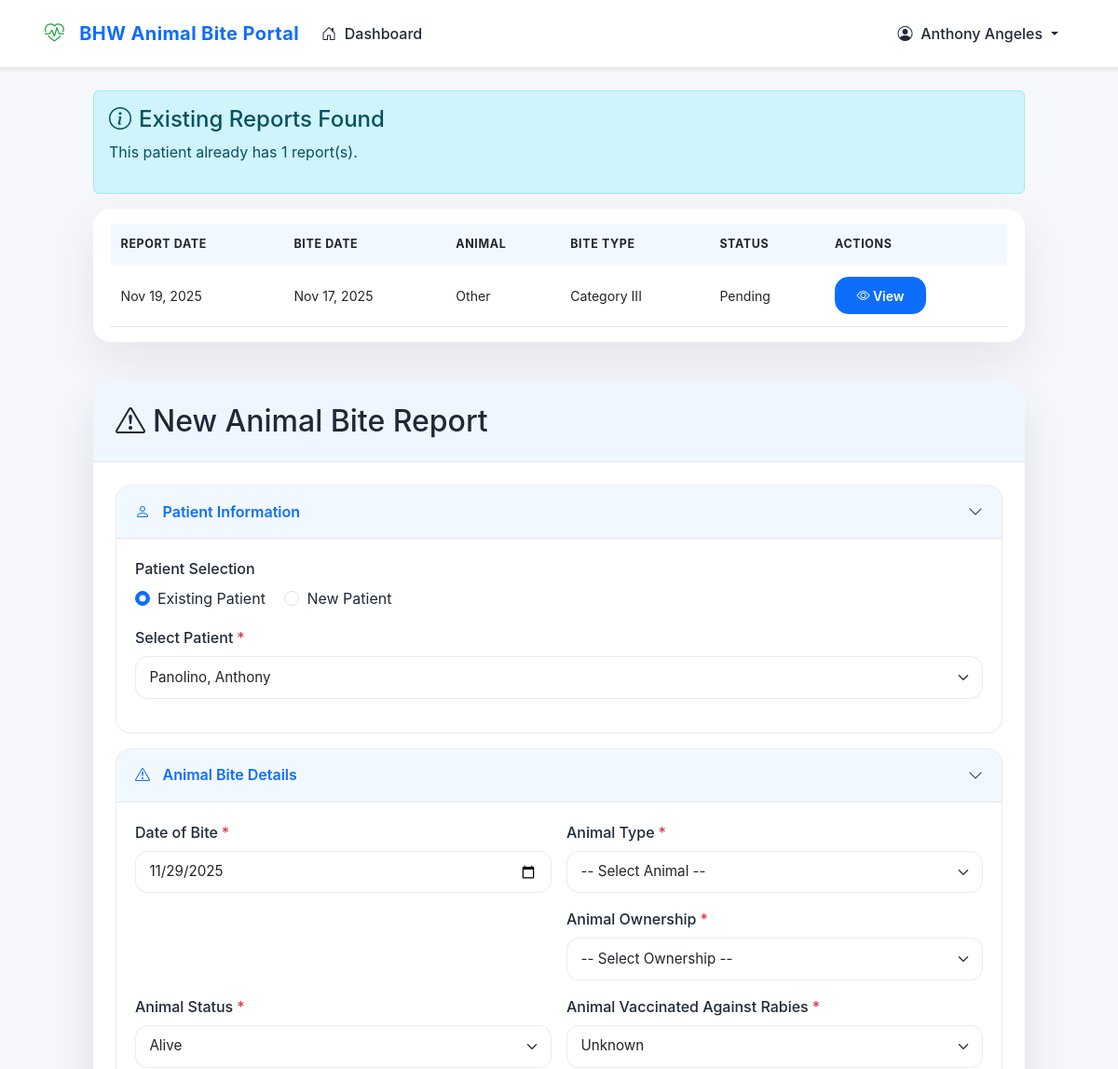
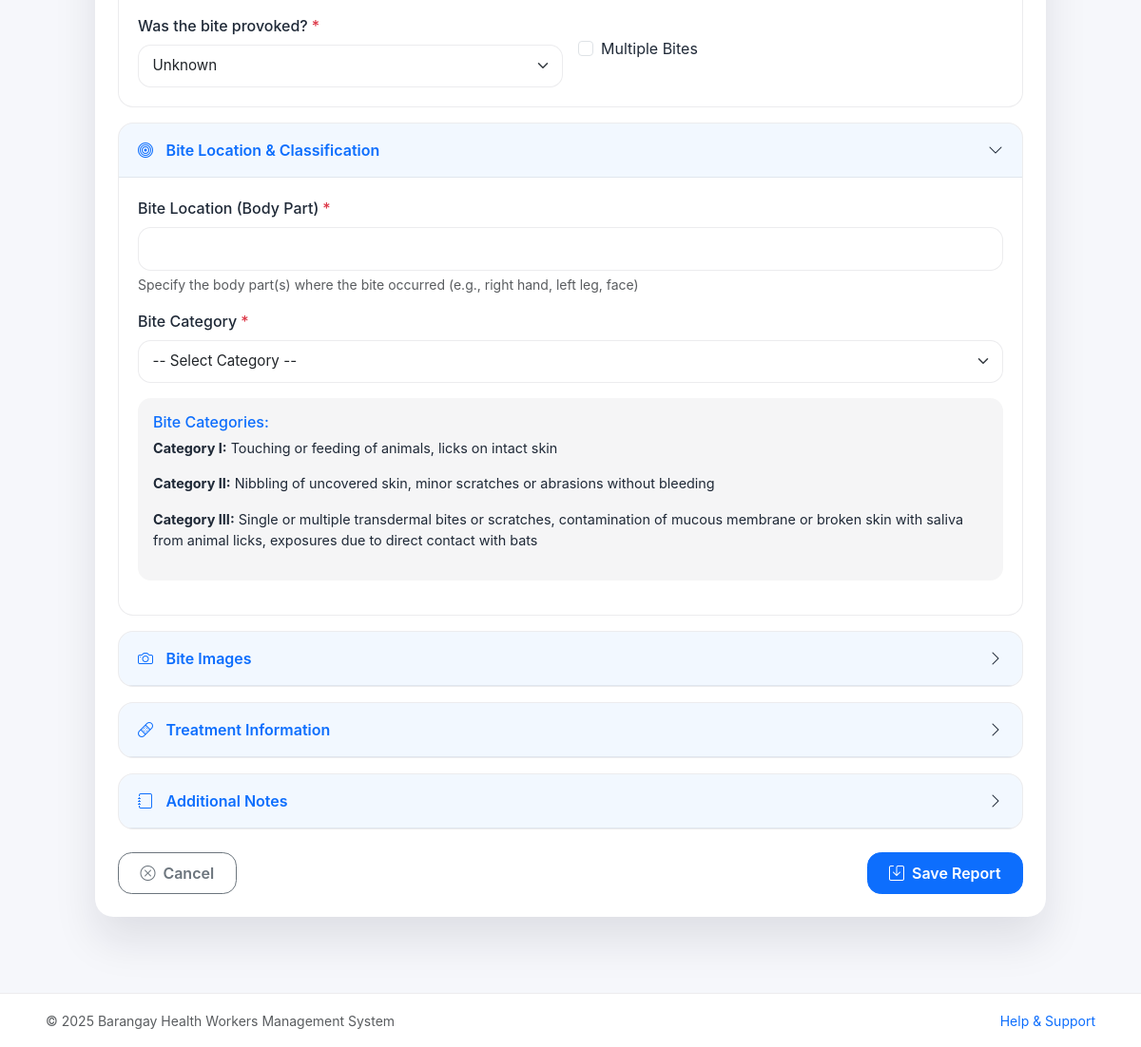
The page /src/staff/new_report.php?patient_id=103 (signed in) on the database its author committed (2 pictures, top to bottom).
### tables this page shows
CREATE TABLE `staff` (
  `staffId` int(11) NOT NULL,
  `firstName` varchar(24) DEFAULT NULL,
  `lastName` varchar(30) DEFAULT NULL,
  `birthDate` date DEFAULT NULL,
  `address` varchar(255) DEFAULT NULL,
  `contactNumber` varchar(20) DEFAULT NULL,
  `email` varchar(255) DEFAULT NULL,
  `password` varchar(255) DEFAULT NULL
);

CREATE TABLE `reports` (
  `reportId` int(11) NOT NULL,
  `patientId` int(11) DEFAULT NULL,
  `staffId` int(11) DEFAULT NULL,
  `biteDate` date NOT NULL,
  `reportDate` timestamp NOT NULL DEFAULT current_timestamp(),
  `animalType` enum('Dog','Cat','Rat','Monkey','Bat','Other') NOT NULL,
  `animalOtherType` varchar(50) DEFAULT NULL,
  `animalOwnership` enum('Stray','Owned by patient','Owned by neighbor','Owned by unknown person','Unknown') NOT NULL,
  `ownerName` varchar(100) DEFAULT NULL,
  `ownerContact` varchar(20) DEFAULT NULL,
  `animalStatus` enum('Alive','Dead','Unknown') NOT NULL DEFAULT 'Unknown',
  `animalVaccinated` enum('Yes','No','Unknown') NOT NULL DEFAULT 'Unknown',
  `biteLocation` varchar(255) NOT NULL,
  `biteType` enum('Category I','Category II','Category III') NOT NULL,
  `multipleBites` tinyint(1) NOT NULL DEFAULT 0,
  `provoked` enum('Yes','No','Unknown') NOT NULL DEFAULT 'Unknown',
  `washWithSoap` tinyint(1) NOT NULL DEFAULT 0,
  `rabiesVaccine` tinyint(1) NOT NULL DEFAULT 0,
  `rabiesVaccineDate` date DEFAULT NULL,
  `antiTetanus` tinyint(1) NOT NULL DEFAULT 0,
  `antiTetanusDate` date DEFAULT NULL,
  `antibiotics` tinyint(1) NOT NULL DEFAULT 0,
  `antibioticsDetails` varchar(255) DEFAULT NULL,
  `referredToHospital` tinyint(1) NOT NULL DEFAULT 0,
  `hospitalName` varchar(255) DEFAULT NULL,
  `followUpDate` date DEFAULT NULL,
  `notes` text DEFAULT NULL,
  `status` enum('pending','in_progress','completed','referred') NOT NULL DEFAULT 'pending',
  `updated_at` timestamp NOT NULL DEFAULT current_timestamp() ON UPDATE current_timestamp()
);

### src/staff/new_report.php (the view, shortened to what this page needs)
<?php
require_once '../conn/conn.php';
try {
    $stmt = $pdo->prepare("SELECT firstName, lastName FROM staff WHERE staffId = ?");
    $stmt->execute([$_SESSION['staffId']]);
    $staff = $stmt->fetch(PDO::FETCH_ASSOC);
} catch (PDOException $e) {
    $staff = ['firstName' => 'User', 'lastName' => ''];
}
try {
    $patientsStmt = $pdo->query("SELECT patientId, firstName, lastName FROM patients ORDER BY lastName, firstName");
    $patients = $patientsStmt->fetchAll(PDO::FETCH_ASSOC);
} catch (PDOException $e) {
    $patients = [];
}
$existingReports = [];
$showForm = true;
if (isset($_GET['patient_id'])) {
    $selectedPatientId = $_GET['patient_id'];
    try {
        $reportsStmt = $pdo->prepare("
            SELECT r.*, p.firstName, p.lastName, p.contactNumber, p.barangay
            FROM reports r
            JOIN patients p ON r.patientId = p.patientId
            WHERE r.patientId = ?
            ORDER BY r.reportDate DESC
        ");
        $reportsStmt->execute([$selectedPatientId]);
        $existingReports = $reportsStmt->fetchAll(PDO::FETCH_ASSOC);
    } catch (PDOException $e) {
        $existingReports = [];
    }
}
$formSubmitted = false;
$formSuccess = false;
?>
<!DOCTYPE html>
<html lang="en">
<head>
  <link href="https://cdn.jsdelivr.net/npm/bootstrap@5.3.0/dist/css/bootstrap.min.css" rel="stylesheet">
  <link rel="stylesheet" href="https://cdn.jsdelivr.net/npm/bootstrap-icons@1.11.1/font/bootstrap-icons.css">
</head>
<body>
  <?php $activePage = 'reports'; include 'navbar.php'; ?>
  <div class="form-container">
    <?php if (!empty($existingReports)): ?>
    <div class="alert alert-info">
        <h4 class="alert-heading"><i class="bi bi-info-circle me-2"></i>Existing Reports Found</h4>
        <p>This patient already has <?php echo count($existingReports); ?> report(s).</p>
    </div>
    <div class="table-card">
        <div class="table-responsive">
            <table class="table table-hover">
                <thead>
                    <tr>
                        <th>Report Date</th>
                        <th>Bite Date</th>
                        <th>Animal</th>
                        <th>Bite Type</th>
                        <th>Status</th>
                        <th>Actions</th>
                    </tr>
                </thead>
                <tbody>
                    <?php foreach ($existingReports as $report): ?>
                    <tr>
                        <td><?php echo date('M d, Y', strtotime($report['reportDate'])); ?></td>
                        <td><?php echo date('M d, Y', strtotime($report['biteDate'])); ?></td>
                        <td><?php echo htmlspecialchars($report['animalType']); ?></td>
                        <td>
                            <span class="status-badge <?php
                                switch($report['biteType']) {
                                    case 'Category III': echo 'bite-category-3'; break;
                                }
                            ?>">
                                <?php echo $report['biteType']; ?>
                            </span>
                        </td>
                        <td>
                            <span class="status-badge <?php
                                switch($report['status']) {
                                    case 'pending': echo 'status-pending'; break;
                                }
                            ?>">
                                <?php echo ucfirst(str_replace('_', ' ', $report['status'])); ?>
                            </span>
                        </td>
                        <td>
                            <a href="view_report.php?id=<?php echo $report['reportId']; ?>" class="btn btn-sm btn-primary">
                                <i class="bi bi-eye"></i> View
                            </a>
                        </td>
                    </tr>
                    <?php endforeach; ?>
                </tbody>
            </table>
        </div>
    </div>
    <?php endif; ?>
    <?php if ($showForm): ?>
    <div class="form-container">
        <?php if (!$formSubmitted || !$formSuccess): ?>
        <div class="form-card">
          <div class="form-header">
            <h2 class="mb-0"><i class="bi bi-exclamation-triangle me-2"></i>New Animal Bite Report</h2>
          </div>
          <div class="form-body">
            <form method="POST" action="new_report.php" enctype="multipart/form-data">
              <div class="form-section">
                <div class="section-header" data-bs-toggle="collapse" data-bs-target="#patientSection" aria-expanded="true">
                  <h3><i class="bi bi-person"></i> Patient Information</h3>
                  <i class="bi bi-chevron-down"></i>
                </div>
                <div class="section-content collapse show" id="patientSection">
                <div class="mb-3">
                  <label class="form-label d-block">Patient Selection</label>
                  <div class="form-check form-check-inline">
                    <input class="form-check-input" type="radio" name="patient_option" id="existingPatient" value="existing" checked>
                    <label class="form-check-label" for="existingPatient">Existing Patient</label>
                  </div>
                  <div class="form-check form-check-inline">
                    <input class="form-check-input" type="radio" name="patient_option" id="newPatient" value="new">
                    <label class="form-check-label" for="newPatient">New Patient</label>
                  </div>
                </div>
                <div id="existingPatientSection" class="mb-3">
                  <label for="patient_id" class="form-label required-field">Select Patient</label>
                  <select class="form-select" id="patient_id" name="patient_id" required>
                    <?php foreach ($patients as $patient): ?>
                    <option value="<?php echo $patient['patientId']; ?>">
                      <?php echo htmlspecialchars($patient['lastName'] . ', ' . $patient['firstName']); ?>
                    </option>
                    <?php endforeach; ?>
                  </select>
                </div>
                </div>
              </div>
              <div class="form-section">
                <div class="section-header" data-bs-toggle="collapse" data-bs-target="#biteDetailsSection" aria-expanded="true">
                  <h3><i class="bi bi-exclamation-triangle"></i> Animal Bite Details</h3>
                  <i class="bi bi-chevron-down"></i>
                </div>
                <div class="section-content collapse show" id="biteDetailsSection">
                <div class="row g-3">
                  <div class="col-md-6">
                    <label for="bite_date" class="form-label required-field">Date of Bite</label>
                    <input type="date" class="form-control" id="bite_date" name="bite_date" value="<?php echo date('Y-m-d'); ?>" required>
                  </div>
                  <div class="col-md-6">
                    <label for="animal_type" class="form-label required-field">Animal Type</label>
                    <select class="form-select" id="animal_type" name="animal_type" required>
                      <option value="">-- Select Animal --</option>
                    </select>
                  </div>
                  <div class="col-md-6">
                    <label for="animal_ownership" class="form-label required-field">Animal Ownership</label>
                    <select class="form-select" id="animal_ownership" name="animal_ownership" required>
                      <option value="">-- Select Ownership --</option>
                    </select>
                  </div>
                  <div class="col-md-6">
                    <label for="animal_status" class="form-label required-field">Animal Status</label>
                    <select class="form-select" id="animal_status" name="animal_status" required>
                      <option value="Alive">Alive</option>
                    </select>
                  </div>
                  <div class="col-md-6">
                    <label for="animal_vaccinated" class="form-label required-field">Animal Vaccinated Against Rabies</label>
                    <select class="form-select" id="animal_vaccinated" name="animal_vaccinated" required>
                      <option value="Unknown" selected>Unknown</option>
                    </select>
                  </div>
                  <div class="col-md-6">
                    <label for="provoked" class="form-label required-field">Was the bite provoked?</label>
                    <select class="form-select" id="provoked" name="provoked" required>
                      <option value="Unknown" selected>Unknown</option>
                    </select>
                  </div>
                  <div class="col-md-6">
                    <div class="form-check mt-4">
                      <input class="form-check-input" type="checkbox" id="multiple_bites" name="multiple_bites">
                      <label class="form-check-label" for="multiple_bites">
                        Multiple Bites
                      </label>
                    </div>
                  </div>
                </div>
                </div>
              </div>
              <div class="form-section">
                <div class="section-header" data-bs-toggle="collapse" data-bs-target="#biteLocationSection" aria-expanded="true">
                  <h3><i class="bi bi-bullseye"></i> Bite Location & Classification</h3>
                  <i class="bi bi-chevron-down"></i>
                </div>
                <div class="section-content collapse show" id="biteLocationSection">
                <div class="row g-3">
                  <div class="col-md-12">
                    <label for="bite_location" class="form-label required-field">Bite Location (Body Part)</label>
                    <input type="text" class="form-control" id="bite_location" name="bite_location" required>
                    <div class="form-text">Specify the body part(s) where the bite occurred (e.g., right hand, left leg, face)</div>
                  </div>
                  <div class="col-md-12">
                    <label for="bite_type" class="form-label required-field">Bite Category</label>
                    <select class="form-select" id="bite_type" name="bite_type" required>
                      <option value="">-- Select Category --</option>
                    </select>
                    <div class="category-info mt-3">
                      <h5>Bite Categories:</h5>
                      <p><strong>Category I:</strong> Touching or feeding of animals, licks on intact skin</p>
                      <p><strong>Category II:</strong> Nibbling of uncovered skin, minor scratches or abrasions without bleeding</p>
                      <p><strong>Category III:</strong> Single or multiple transdermal bites or scratches, contamination of mucous membrane or broken skin with saliva from animal licks, exposures due to direct contact with bats</p>
                    </div>
                  </div>
                </div>
                </div>
              </div>
              <div class="form-section">
                <div class="section-header" data-bs-toggle="collapse" data-bs-target="#biteImagesSection" aria-expanded="false">
                  <h3><i class="bi bi-camera"></i> Bite Images</h3>
                  <i class="bi bi-chevron-down"></i>
                </div>
              </div>
              <div class="form-section">
                <div class="section-header" data-bs-toggle="collapse" data-bs-target="#treatmentSection" aria-expanded="false">
                  <h3><i class="bi bi-bandaid"></i> Treatment Information</h3>
                  <i class="bi bi-chevron-down"></i>
                </div>
              </div>
              <div class="form-section">
                <div class="section-header" data-bs-toggle="collapse" data-bs-target="#notesSection" aria-expanded="false">
                  <h3><i class="bi bi-journal"></i> Additional Notes</h3>
                  <i class="bi bi-chevron-down"></i>
                </div>
              </div>
              <div class="d-flex justify-content-between mt-4">
                <a href="dashboard.php" class="btn btn-outline-secondary">
                  <i class="bi bi-x-circle me-2"></i>Cancel
                </a>
                <button type="submit" class="btn btn-primary">
                  <i class="bi bi-save me-2"></i>Save Report
                </button>
              </div>
            </form>
          </div>
        </div>
        <?php endif; ?>
    </div>
    <?php endif; ?>
  </div>
  <footer class="footer">
    <div class="container">
      <div class="d-flex justify-content-between align-items-center">
        <div>
          <small class="text-muted">&copy; <?php echo date('Y'); ?> Barangay Health Workers Management System</small>
        </div>
        <div>
          <small><a href="help.php" class="text-decoration-none">Help & Support</a></small>
        </div>
      </div>
    </div>
  </footer>
</body>
</html>

### src/staff/navbar.php (shortened to what this page needs)
<nav class="navbar navbar-expand-lg navbar-light bg-white sticky-top shadow-sm">
  <div class="container">
    <a class="navbar-brand" href="dashboard.php">
      <i class="bi bi-heart-pulse"></i>
      <span class="fw-bold">BHW Animal Bite Portal</span>
    </a>
    <div class="collapse navbar-collapse" id="navbarNav">
      <ul class="navbar-nav me-auto">
        <li class="nav-item">
          <a class="nav-link<?php if(isset($activePage) && $activePage=="dashboard") echo " active fw-bold"; ?>" href="dashboard.php"><i class="bi bi-house-door me-1"></i> Dashboard</a>
        </li>
      </ul>
      <div class="d-flex align-items-center">
        <div class="dropdown">
          <a class="nav-link dropdown-toggle" href="#" role="button" id="userDropdown" data-bs-toggle="dropdown" aria-expanded="false">
            <i class="bi bi-person-circle me-1"></i> <?php echo isset($staff) ? htmlspecialchars($staff['firstName'] . ' ' . $staff['lastName']) : 'Staff'; ?>
          </a>
        </div>
      </div>
    </div>
  </div>
</nav>
<link rel="stylesheet" href="../css/system-theme.css">

### rows shown on the page
staff: firstName+lastName "Anthony Angeles"
reports: reportDate "Nov 19, 2025", biteDate "Nov 17, 2025", animalType "Other", biteType "Category III", status "Pending"

### other values the page prints
count($existingReports) "1"
form field patient_id "Panolino, Anthony"
